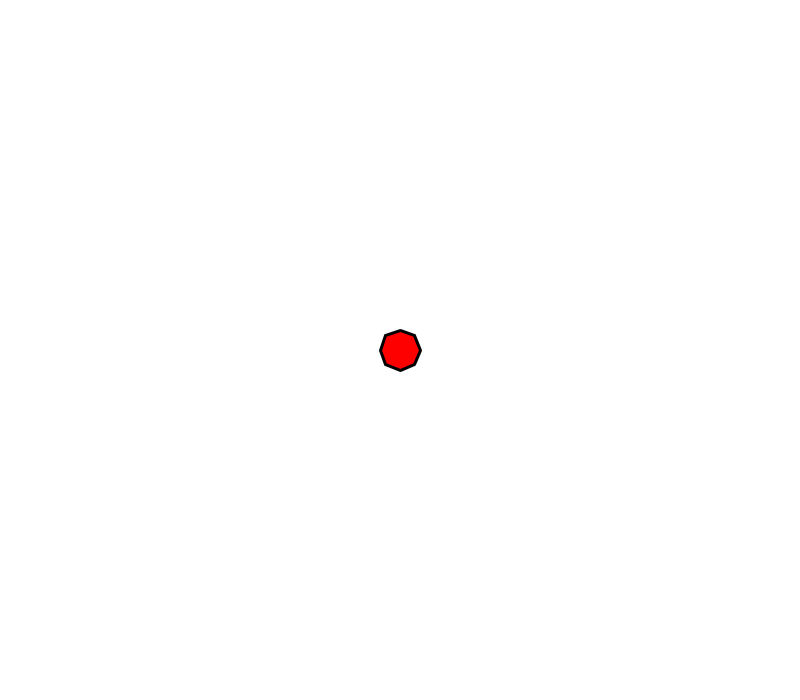
Frame 1 (no input)
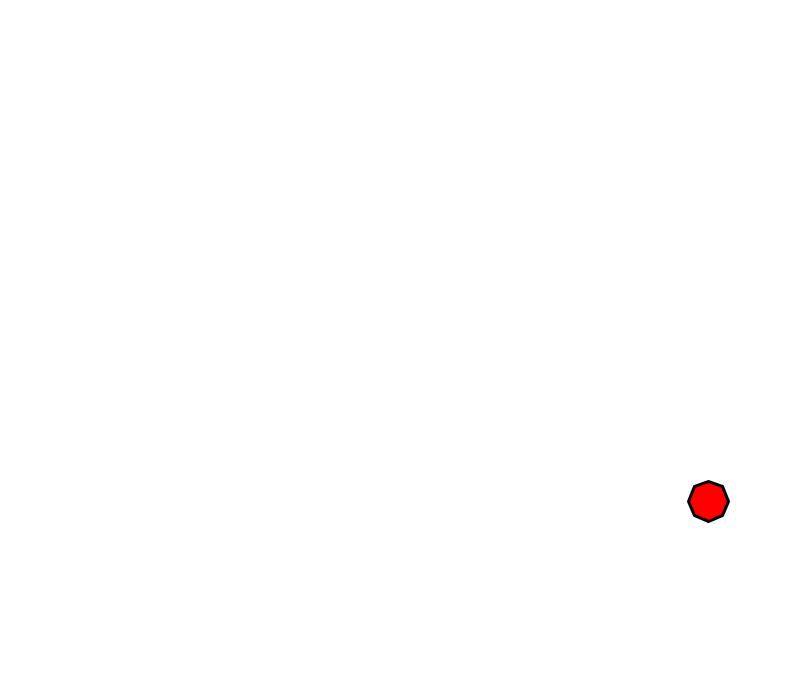
Frame 60 (the mouse pressed at the canvas centre just before this capture)
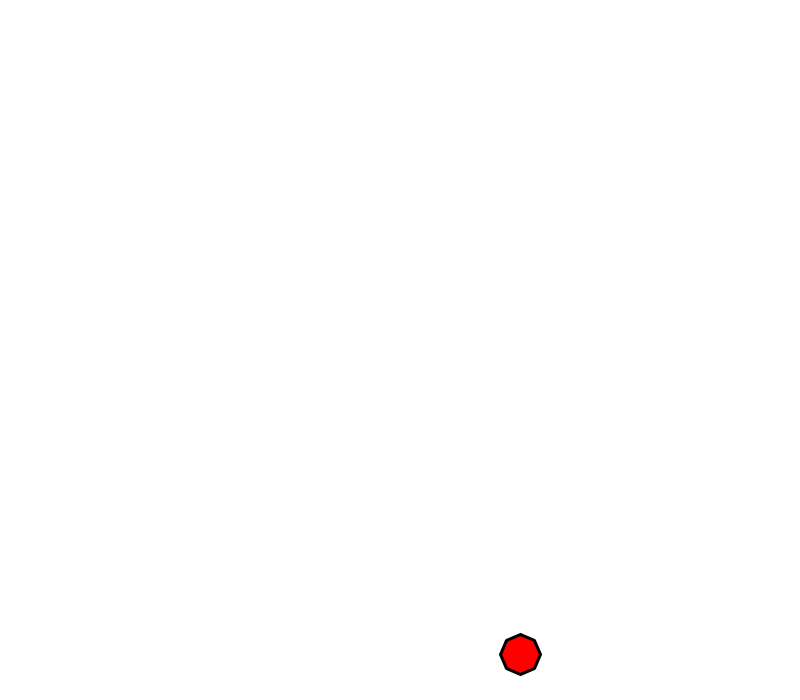
Frame 120 (the mouse held since frame 60 and released just before this capture)

The Processing sketch that drew these frames (run headless with seeded random() and noise(); from frame 60 on, the mouse is pressed at the canvas centre):

// Processing sketch: penta_paramaterized
// ── penta_paramaterized.pde
//define a particle
float x, y;
float speedX = 5.23, speedY = 2.56;
float radius = 30;

//initialize with starting position
void setup(){
  size(800, 700);
  x = width / 2;
  y = height / 2;
}

//animate particle
void draw(){
  background(255);
  polygon2(10, 8, 3, color(255, 0, 0));
  //speedY = speedY + 1;
  x = x + speedX; //can make curved by incrementing speedX
  y = y + speedY;
  checkCol();
}

void checkCol(){
  //subtracting 2*radius brings collision point out the length of the square
  if (x > width - radius){
    speedX = -1 * speedX;
  }
  if (x < radius){
    speedX = -1 * speedX;
  }
  if (y > height - radius){
    speedY = -1 * speedY;
  }
  if (y < radius){
    speedY = -1 * speedY;
  }
}
// ── polygon.pde
void polygon() {
  //adding '- radius' makes x and y reach collision targets (x - radius, y - radius)
  //before the shape itself is there
  //if that is done then replace '0' with radius and remove '* 2' (doesn't work for all shapes)
  rect(x, y, radius * 2, radius * 2);
}

void polygon2(float radius, int sides, float strkWt, color fillCol) {
  //float x = width / 2; (commented out so draw x/y not overridden)
  //float y = width / 2;
  //set angle of rotation (rad)
  float theta = 0;
  int side = sides;
  //rotations makes code more compact since TWO_Pi / 5 is constant
  float rotations = TWO_PI / side;
  //Declaring x2/y2 outside for loop is better for memory
  float x2 = 0, y2 = 0;
  fill(fillCol);
  strokeWeight(strkWt);
  beginShape();
  //for loop replaces repreated lines of code
  //plot vertex -> incrememnt theta, repeat until 5 vertices are made
  for (int i = 0; i < sides; i += 1) {
    x2 = x + cos(theta) * radius*2;
    y2 = y + sin(theta) * radius*2;
    vertex(x2, y2);
    theta += rotations;
  }
  endShape(CLOSE);
}
